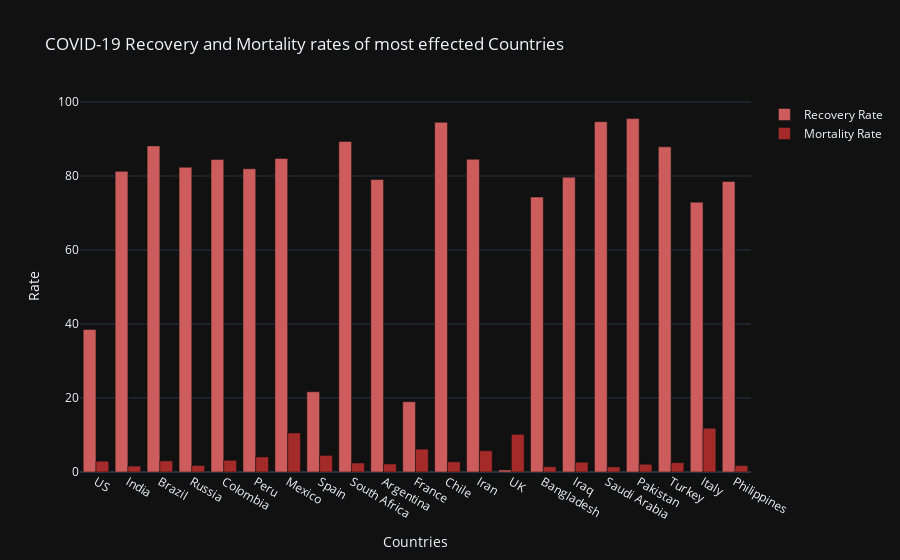

Notebook code for this chart:
### Code cell
countries=confirmed.iloc[0:21]
countries=countries.reset_index()

trace_recovery_rate = go.Bar(x=countries.Country,
                  y=countries.Recovery_rate,
                  name='Recovery Rate',
                  marker=dict(color='indianred'))

trace_mortality_rate = go.Bar(x=countries.Country,
                  y=countries.Mortality_rate,
                  name='Mortality Rate',
                  marker=dict(color='brown')) 


data = [trace_recovery_rate, trace_mortality_rate]

layout = go.Layout(title="COVID-19 Recovery and Mortality rates of most effected Countries",
                xaxis=dict(title='Countries'),
                yaxis=dict(title='Rate'))

fig = go.Figure(data=data, layout=layout)
fig.update_layout(template='plotly_dark')

py.iplot(fig)

### Figure 1 — Plotly figure (JSON) as saved in the notebook; plotly's stock layout.template omitted (floating-point values rounded to 4 significant figures)
{"data": [{"marker": {"color": "indianred"}, "name": "Recovery Rate", "type": "bar", "x": ["US", "India", "Brazil", "Russia", "Colombia", "Peru", "Mexico", "Spain", "South Africa", "Argentina", "France", "Chile", "Iran", "UK", "Bangladesh", "Iraq", "Saudi Arabia", "Pakistan", "Turkey", "Italy", "Philippines"], "y": [38.51, 81.25, 88.14, 82.38, 84.45, 81.96, 84.73, 21.68, 89.33, 79.04, 18.98, 94.5, 84.53, 0.5451, 74.31, 79.66, 94.7, 95.51, 87.88, 72.94, 78.54]}, {"marker": {"color": "brown"}, "name": "Mortality Rate", "type": "bar", "x": ["US", "India", "Brazil", "Russia", "Colombia", "Peru", "Mexico", "Spain", "South Africa", "Argentina", "France", "Chile", "Iran", "UK", "Bangladesh", "Iraq", "Saudi Arabia", "Pakistan", "Turkey", "Italy", "Philippines"], "y": [2.912, 1.594, 3.008, 1.765, 3.155, 4.065, 10.56, 4.475, 2.436, 2.162, 6.185, 2.744, 5.739, 10.18, 1.425, 2.632, 1.379, 2.088, 2.503, 11.82, 1.728]}], "layout": {"title": {"text": "COVID-19 Recovery and Mortality rates of most effected Countries"}, "xaxis": {"title": {"text": "Countries"}}, "yaxis": {"title": {"text": "Rate"}}}}
